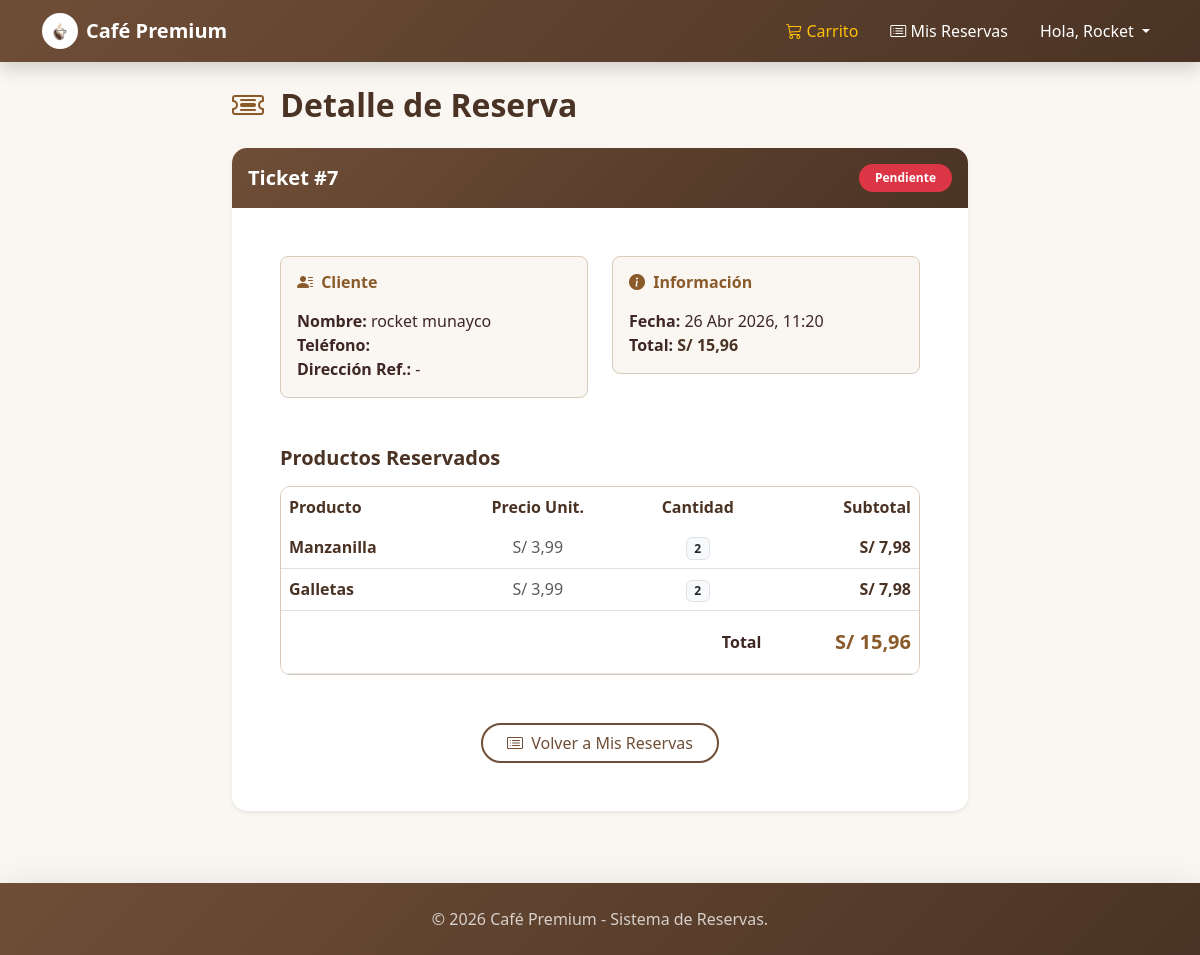
Screenshot of /orders/7/ (signed in) with the database file from the repository.
### orders/models.py (models this page shows, shortened)
class Order(models.Model):
    STATUS_CHOICES = (
        ('Pendiente', 'Pendiente'),
        ('Listo', 'Listo para recoger'),
        ('Entregado', 'Entregado'),
        ('Cancelado', 'Cancelado'),
    )
    first_name = models.CharField(max_length=100)
    last_name = models.CharField(max_length=100)
    email = models.EmailField()
    phone = models.CharField(max_length=20, blank=True)
    reference_address = models.CharField(max_length=250, blank=True)
    created = models.DateTimeField(auto_now_add=True)
    status = models.CharField(max_length=20, choices=STATUS_CHOICES, default='Pendiente')
    user = models.ForeignKey(settings.AUTH_USER_MODEL, on_delete=models.SET_NULL, null=True, blank=True)
    class Meta:
        ordering = ['-created']
        indexes = [
            models.Index(fields=['-created'])
        ]
    def get_total_cost(self):
        return sum(item.get_cost() for item in self.items.all())

class OrderItem(models.Model):
    order = models.ForeignKey(Order, related_name='items', on_delete=models.CASCADE)
    product = models.ForeignKey(Product, related_name='order_items', on_delete=models.CASCADE)
    price = models.DecimalField(max_digits=5,
                                decimal_places=2)
    quantity = models.PositiveIntegerField(default=1)
    def get_cost(self):
        return self.price * self.quantity

### mitienda/models.py (models this page shows, shortened)
class Product(models.Model):
    category = models.ForeignKey(Category,
                                 related_name='products',
                                 on_delete=models.CASCADE)
    name = models.CharField(max_length=200)
    slug = models.SlugField(max_length=200)
    image = models.ImageField(upload_to='',
                              blank=True)
    description = models.TextField(blank=True)
    price = models.DecimalField(max_digits=5,
                                decimal_places=2)
    stock = models.PositiveIntegerField(default=0)
    available = models.BooleanField(default=True)
    created = models.DateTimeField(auto_now=True)
    updated = models.DateTimeField(auto_now_add=True)
    class Meta:
        ordering = ['name']

### orders/views.py (the view)
# urls.py: path('<int:order_id>/', views.order_detail, name='order_detail'),
@login_required
def order_detail(request, order_id):
    order = get_object_or_404(Order, id=order_id, user=request.user)
    return render(request, 'orders/detail.html', {'order': order})

### orders/templates/orders/detail.html (shortened to what this page needs)
{% extends "base.html" %}
{% block content %}
<div class="row justify-content-center mt-4 mb-5">
    <div class="col-md-8">
        <h2 class="fw-bold mb-4" style="color: var(--coffee-dark);"><i class="bi bi-ticket-detailed me-2" style="color: var(--caramel);"></i> Detalle de Reserva</h2>
        <div class="card border-0 shadow-sm mb-4" style="border-radius: 15px; overflow: hidden;">
            <div class="card-header border-0 text-white py-3 d-flex justify-content-between align-items-center" style="background: linear-gradient(135deg, var(--coffee-light) 0%, var(--coffee-dark) 100%);">
                <h5 class="mb-0 fw-bold">Ticket #{{ order.id }}</h5>
                <span class="badge rounded-pill px-3 py-2" style="{% if order.status == 'pendiente' %}background-color: var(--caramel); color: white;{% elif order.status == 'listo' %}background-color: #198754; color: white;{% elif order.status == 'entregado' %}background-color: #0dcaf0; color: #000;{% else %}background-color: #dc3545; color: white;{% endif %}">
                    {{ order.get_status_display }}
                </span>
            </div>
            <div class="card-body p-4 p-md-5">
                <div class="row mb-5">
                    <div class="col-sm-6 mb-4 mb-sm-0">
                        <div class="p-3 rounded-3" style="background-color: var(--cream-bg); border: 1px solid var(--border-color);">
                            <h6 class="mb-3 fw-bold" style="color: var(--caramel);"><i class="bi bi-person-lines-fill me-1"></i> Cliente</h6>
                            <div style="color: var(--text-dark);"><strong>Nombre:</strong> {{ order.first_name }} {{ order.last_name }}</div>
                            <div style="color: var(--text-dark);"><strong>Teléfono:</strong> {{ order.phone }}</div>
                            <div style="color: var(--text-dark);"><strong>Dirección Ref.:</strong> {{ order.reference_address|default:"-" }}</div>
                        </div>
                    </div>
                    <div class="col-sm-6">
                        <div class="p-3 rounded-3" style="background-color: var(--cream-bg); border: 1px solid var(--border-color);">
                            <h6 class="mb-3 fw-bold" style="color: var(--caramel);"><i class="bi bi-info-circle-fill me-1"></i> Información</h6>
                            <div style="color: var(--text-dark);"><strong>Fecha:</strong> {{ order.created|date:"d M Y, H:i" }}</div>
                            <div style="color: var(--text-dark);"><strong>Total:</strong> <span class="fw-bold" style="color: var(--coffee-dark);">S/ {{ order.get_total_cost|floatformat:2 }}</span></div>
                        </div>
                    </div>
                </div>
                <h5 class="fw-bold mb-3" style="color: var(--coffee-dark);">Productos Reservados</h5>
                <div class="table-responsive" style="border-radius: 10px; border: 1px solid var(--border-color); overflow: hidden;">
                    <table class="table table-hover mb-0 align-middle">
                        <thead style="background-color: var(--cream-bg);">
                            <tr>
                                <th class="border-0" style="color: var(--coffee-dark);">Producto</th>
                                <th class="border-0 text-center" style="color: var(--coffee-dark);">Precio Unit.</th>
                                <th class="border-0 text-center" style="color: var(--coffee-dark);">Cantidad</th>
                                <th class="border-0 text-end" style="color: var(--coffee-dark);">Subtotal</th>
                            </tr>
                        </thead>
                        <tbody>
                            {% for item in order.items.all %}
                            <tr>
                                <td class="fw-bold" style="color: var(--coffee-dark);">{{ item.product.name }}</td>
                                <td class="text-center text-muted">S/ {{ item.price|floatformat:2 }}</td>
                                <td class="text-center"><span class="badge bg-light text-dark border">{{ item.quantity }}</span></td>
                                <td class="text-end fw-bold" style="color: var(--coffee-dark);">S/ {{ item.get_cost|floatformat:2 }}</td>
                            </tr>
                            {% endfor %}
                        </tbody>
                        <tfoot style="background-color: var(--cream-bg);">
                            <tr class="fw-bold">
                                <td colspan="3" class="text-end pt-3 pb-3" style="color: var(--text-dark);">Total</td>
                                <td class="text-end pt-3 pb-3" style="color: var(--caramel); font-size: 1.25rem;">S/ {{ order.get_total_cost|floatformat:2 }}</td>
                            </tr>
                        </tfoot>
                    </table>
                </div>
                <div class="mt-5 text-center">
                    <a href="{% url 'history' %}" class="btn btn-secondary rounded-pill px-4">
                        <i class="bi bi-card-list me-1"></i> Volver a Mis Reservas
                    </a>
                </div>
            </div>
        </div>
    </div>
</div>
{% endblock %}

### templates/base.html (shortened to what this page needs)
{% load static %}
<!DOCTYPE html>
<html lang="es">
<head>
    <link href="https://cdn.jsdelivr.net/npm/bootstrap@5.3.3/dist/css/bootstrap.min.css" rel="stylesheet">
    <link rel="stylesheet" href="https://cdn.jsdelivr.net/npm/bootstrap-icons@1.11.3/font/bootstrap-icons.min.css">
</head>
<body>
    <nav class="navbar navbar-expand-lg navbar-dark navbar-custom sticky-top shadow">
        <div class="container">
            <a class="navbar-brand fw-bold d-flex align-items-center" href="{% url 'tienda:product_list' %}">
                <img src="/media/logo.png" alt="Logo" width="36" height="36" class="me-2 rounded-circle bg-white p-1">
                Café Premium
            </a>
            <div class="collapse navbar-collapse" id="navbarNav">
                <ul class="navbar-nav ms-auto align-items-center">
                    <li class="nav-item me-3">
                        <a class="nav-link text-warning" href="{% url 'cart:cart_detail' %}">
                            <i class="bi bi-cart3"></i> Carrito
                        </a>
                    </li>
                    {% if request.user.is_authenticated %}
                    <li class="nav-item me-3">
                        <a class="nav-link text-white" href="{% url 'history' %}">
                            <i class="bi bi-card-list"></i> Mis Reservas
                        </a>
                    </li>
                    <li class="nav-item dropdown">
                        <a class="nav-link dropdown-toggle text-white" href="#" id="navbarDropdown" role="button" data-bs-toggle="dropdown" aria-expanded="false">
                            Hola, {{ request.user.first_name|default:request.user.username }}
                        </a>
                    </li>
                    {% endif %}
                </ul>
            </div>
        </div>
    </nav>
    <div class="container mt-4 mb-5">
        {% block content %}
        {% endblock %}
    </div>
    <footer class="navbar-custom text-white text-center py-4 mt-auto shadow-lg">
        <div class="container">
            <p class="mb-0 opacity-75">&copy; {% now "Y" %} Café Premium - Sistema de Reservas.</p>
        </div>
    </footer>
</body>
</html>

### templates/base.html (style rules this page uses)
:root { --coffee-dark: #4a3324; --coffee-light: #6f4e37; --caramel: #8b5a2b; --cream-bg: #faf7f2; --cream-card: #ffffff; --border-color: #d9caba; --text-dark: #3e2723; --text-muted: #8b7355; }
body { background-color: var(--cream-bg) !important; color: var(--text-dark); font-family: 'Segoe UI', system-ui, -apple-system, sans-serif; }
.btn-secondary { background-color: transparent !important; border: 2px solid var(--coffee-light) !important; color: var(--coffee-light) !important; transition: all 0.3s; }
.card { border-radius: 12px; border: 1px solid var(--border-color); background-color: var(--cream-card); box-shadow: 0 8px 24px rgba(111, 78, 55, 0.08); transition: transform 0.2s, box-shadow 0.2s; }
.navbar-custom { background: linear-gradient(135deg, var(--coffee-light) 0%, var(--coffee-dark) 100%); }

### rows the page displays
Order: id "7", status "Pendiente", first_name "rocket", last_name "munayco", reference_address "-", created "26 Abr 2026, 11:20", get_total_cost "15,96"
OrderItem: product.name "Manzanilla", price "3,99", quantity "2", get_cost "7,98"
OrderItem: product.name "Galletas", price "3,99", quantity "2", get_cost "7,98"

### other values shown
{{ request.user.first_name|default:request.user.username }} "Rocket"
